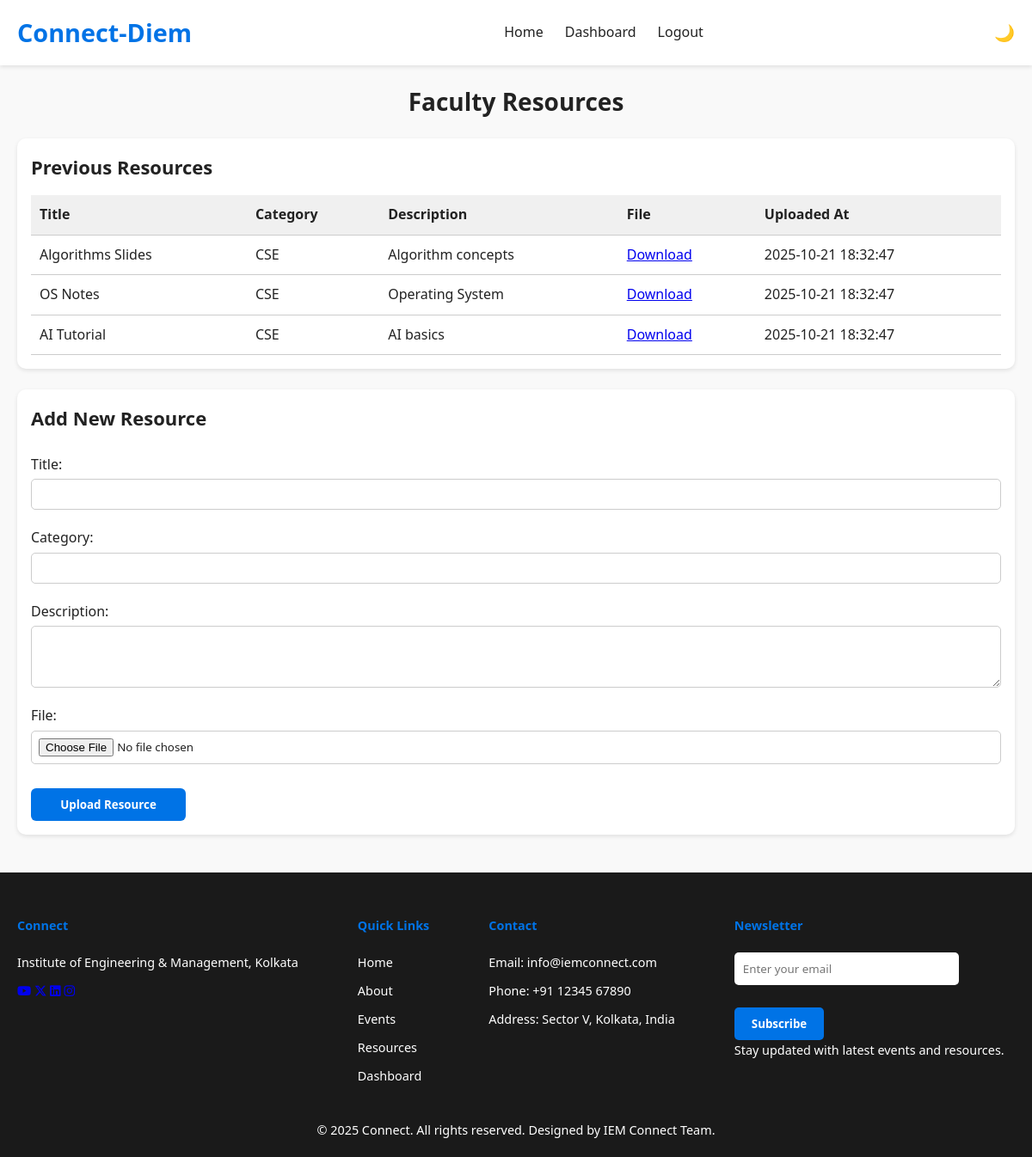
/faculty/resources.php (signed in), run on the app's committed database.
### tables this page shows
CREATE TABLE `resources` (
  `resource_id` int(11) NOT NULL,
  `title` varchar(200) DEFAULT NULL,
  `description` text DEFAULT NULL,
  `file_path` varchar(255) DEFAULT NULL,
  `category` varchar(100) DEFAULT NULL,
  `uploaded_by` enum('faculty','admin') DEFAULT 'faculty',
  `faculty_id` int(11) DEFAULT NULL,
  `upload_date` datetime DEFAULT current_timestamp()
);

### faculty/resources.php (the view, shortened to what this page needs)
<?php
include '../includes/db.php';
include '../includes/header.php';
$faculty_id = $_SESSION['user_id'];
$stmt_prev = $conn->prepare("SELECT * FROM resources WHERE faculty_id = ? ORDER BY upload_date DESC");
$stmt_prev->bind_param("i", $faculty_id);
$stmt_prev->execute();
$prev_result = $stmt_prev->get_result();
?>
<main class="dashboard-main">
    <h2 style="text-align: center;">Faculty Resources</h2>
    <section class="prev-resources">
        <h3>Previous Resources</h3>
        <table>
            <tr>
                <th>Title</th>
                <th>Category</th>
                <th>Description</th>
                <th>File</th>
                <th>Uploaded At</th>
            </tr>
            <?php while($row = $prev_result->fetch_assoc()): ?>
            <tr>
                <td><?= htmlspecialchars($row['title']) ?></td>
                <td><?= htmlspecialchars($row['category']) ?></td>
                <td><?= htmlspecialchars($row['description']) ?></td>
                <td>
                    <?php if($row['file_path']): ?>
                        <a href="../<?= htmlspecialchars($row['file_path']) ?>" target="_blank">Download</a>
                    <?php else: ?>
                        N/A
                    <?php endif; ?>
                </td>
                <td><?= htmlspecialchars($row['upload_date']) ?></td>
            </tr>
            <?php endwhile; ?>
        </table>
    </section>
    <section class="new-resource">
        <h3>Add New Resource</h3>
        <form method="POST" enctype="multipart/form-data">
            <label for="title">Title:</label>
            <input type="text" name="title" id="title" required>
            <label for="category">Category:</label>
            <input type="text" name="category" id="category" required>
            <label for="description">Description:</label>
            <textarea name="description" id="description" rows="3"></textarea>
            <label for="resource_file">File:</label>
            <input type="file" name="resource_file" id="resource_file">
            <button type="submit" name="submit_resource">Upload Resource</button>
        </form>
    </section>
</main>
<?php include '../includes/footer.php'; ?>

### assets/css/style.css (style rules this page uses)
body.light-mode { --bg-color: #f9f9f9; --text-color: #222; --header-bg: #ffffff; --footer-bg: #1a1a1a; --btn-bg: #0073e6; --btn-color: #fff; --btn-secondary-bg: #555; --card-blue-bg: #0073e6; --card-black-bg: #f0f0f0; --card-text-color: #222; }
* { box-sizing: border-box; margin: 0; padding: 0; font-family: 'Segoe UI', Tahoma, Geneva, Verdana, sans-serif; transition: all 0.3s ease; }
body { background-color: var(--bg-color); color: var(--text-color); line-height: 1.6; }
.dashboard-main { padding: 40px 20px; min-height: calc(100vh - 120px); background-color: var(--bg-color); transition: background-color 0.3s, color 0.3s; }
body.light-mode { --login-bg-gradient: linear-gradient(135deg, #f9f9f9, #e0e0e0); --card-bg: rgba(255, 255, 255, 0.85); --card-color: #222; --input-bg: rgba(255, 255, 255, 0.8); --input-color: #222; --input-placeholder: rgba(34,34,34,0.6); --btn-bg: #0073e6; --btn-color: #fff; --icon-color: #0073e6; --link-color: #0073e6; --error-color: #ff4c4c; }
body.light-mode { --text-color: #222; --text-muted: #555; --card-bg: #fff; --border-color: #ddd; --hover-bg: #f7f7f7; --table-header-bg: #f0f0f0; }
.dashboard-main h2 { font-size: 2rem; margin-bottom: 1rem; }
.dashboard-main section { background-color: var(--card-bg); padding: 1rem; margin-bottom: 1.5rem; border-radius: 10px; box-shadow: var(--box-shadow); }
form label { display: block; margin-top: 0.8rem; margin-bottom: 0.3rem; color: var(--text-color); font-weight: 500; }
form input[type="text"], form input[type="date"], form input[type="time"], form input[type="file"], form textarea { width: 100%; padding: 0.5rem; border: 1px solid var(--border-color); border-radius: 6px; background-color: var(--input-bg); color: var(--text-color); }
form button { margin-top: 1rem; padding: 0.6rem 1.2rem; background-color: var(--btn-bg); color: var(--btn-text); border: none; border-radius: 6px; cursor: pointer; font-weight: 600; transition: 0.2s; }
:root { --card-bg: #f9f9f9; --box-shadow: 0 2px 8px rgba(0,0,0,0.1); --border-color: #ddd; --text-color: #333; --th-bg: #e0e0e0; --th-text: #000; --tr-even: #f2f2f2; --tr-hover: #dcdcdc; --input-bg: #fff; --btn-bg: #007bff; --btn-text: #fff; --btn-hover: #0056b3; }
.dashboard-main { padding: 20px; font-family: Arial, sans-serif; }
.dashboard-main h2 { font-size: 28px; margin-bottom: 20px; color: var(--text-color); }
section { margin-bottom: 40px; background-color: var(--section-bg); padding: 15px; border-radius: 8px; box-shadow: var(--box-shadow); }
h3 { font-size: 22px; margin-bottom: 15px; color: var(--text-color); }
.prev-resources table { width: 100%; border-collapse: collapse; background-color: var(--table-bg); }
.prev-resources th, .prev-resources td { padding: 10px; text-align: left; border-bottom: 1px solid var(--table-border); color: var(--text-color); }
.prev-resources th { background-color: var(--table-header-bg); }
.new-resource form { display: flex; flex-direction: column; }
.new-resource label { margin: 8px 0 4px; color: var(--text-color); }
.new-resource input[type="text"], .new-resource input[type="file"], .new-resource textarea { padding: 8px; border: 1px solid var(--input-border); border-radius: 5px; background-color: var(--input-bg); color: var(--text-color); margin-bottom: 12px; }
.new-resource button { width: 180px; padding: 10px; background-color: var(--btn-bg); color: var(--btn-text); border: none; border-radius: 6px; cursor: pointer; transition: background-color 0.3s; }
:root { --text-color: #333; --section-bg: #f9f9f9; --box-shadow: 0 2px 5px rgba(0,0,0,0.1); --table-bg: #fff; --table-header-bg: #e0e0e0; --table-border: #ccc; --table-hover: #f1f1f1; --input-bg: #fff; --input-border: #ccc; --btn-bg: #4CAF50; --btn-hover: #45a049; --btn-text: #fff; }

### data on the page
resources: title "Algorithms Slides", category "CSE", description "Algorithm concepts", upload_date "2025-10-21 18:32:47"
resources: title "OS Notes", category "CSE", description "Operating System", upload_date "2025-10-21 18:32:47"
resources: title "AI Tutorial", category "CSE", description "AI basics", upload_date "2025-10-21 18:32:47"
